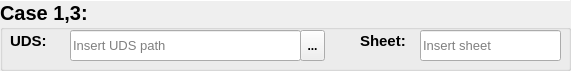
     <widget class="QGroupBox" name="groupBox_7">
      <property name="geometry">
       <rect>
        <x>290</x>
        <y>480</y>
        <width>571</width>
        <height>71</height>
       </rect>
      </property>
      <property name="font">
       <font>
        <pointsize>15</pointsize>
        <weight>75</weight>
        <bold>true</bold>
       </font>
      </property>
      <property name="title">
       <string>Case 1,3:</string>
      </property>
      <widget class="QLineEdit" name="UDS_lineEdit">
       <property name="geometry">
        <rect>
         <x>70</x>
         <y>30</y>
         <width>231</width>
         <height>31</height>
        </rect>
       </property>
       <property name="font">
        <font>
         <pointsize>10</pointsize>
         <weight>50</weight>
         <bold>false</bold>
        </font>
       </property>
       <property name="placeholderText">
        <string>Insert UDS path</string>
       </property>
      </widget>
      <widget class="QToolButton" name="UDS_toolButton">
       <property name="geometry">
        <rect>
         <x>300</x>
         <y>30</y>
         <width>25</width>
         <height>31</height>
        </rect>
       </property>
       <property name="font">
        <font>
         <pointsize>9</pointsize>
         <weight>75</weight>
         <bold>true</bold>
        </font>
       </property>
       <property name="text">
        <string>...</string>
       </property>
      </widget>
      <widget class="QLabel" name="UDS_label">
       <property name="geometry">
        <rect>
         <x>10</x>
         <y>30</y>
         <width>41</width>
         <height>21</height>
        </rect>
       </property>
       <property name="font">
        <font>
         <pointsize>11</pointsize>
         <weight>75</weight>
         <bold>true</bold>
        </font>
       </property>
       <property name="text">
        <string>UDS:</string>
       </property>
      </widget>
      <widget class="QLabel" name="UDSSheet_label">
       <property name="geometry">
        <rect>
         <x>360</x>
         <y>30</y>
         <width>51</width>
         <height>21</height>
        </rect>
       </property>
       <property name="font">
        <font>
         <pointsize>11</pointsize>
         <weight>75</weight>
         <bold>true</bold>
        </font>
       </property>
       <property name="text">
        <string>Sheet:</string>
       </property>
      </widget>
      <widget class="QLineEdit" name="UDSSheet_lineEdit">
       <property name="geometry">
        <rect>
         <x>420</x>
         <y>30</y>
         <width>141</width>
         <height>31</height>
        </rect>
       </property>
       <property name="font">
        <font>
         <pointsize>10</pointsize>
         <weight>50</weight>
         <bold>false</bold>
        </font>
       </property>
       <property name="placeholderText">
        <string>Insert sheet</string>
       </property>
      </widget>
      <widget class="Line" name="line_2">
       <property name="geometry">
        <rect>
         <x>-290</x>
         <y>-10</y>
         <width>861</width>
         <height>21</height>
        </rect>
       </property>
       <property name="orientation">
        <enum>Qt::Horizontal</enum>
       </property>
      </widget>
     </widget>
